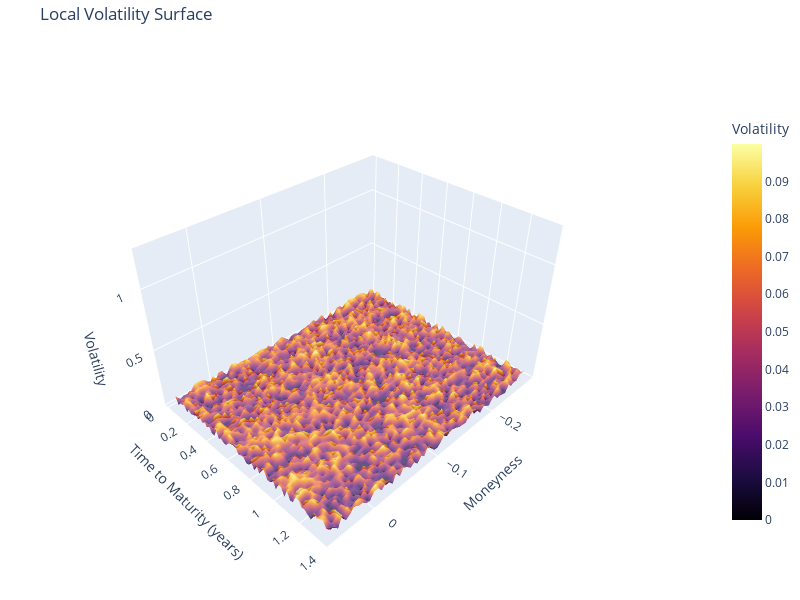

Here is the notebook cell this chart was saved with:
### Markdown cell above
### Get Interpolation and Regression (as comparison)

### Code cell
spline = get_spline(calls)
local_vol_surface = dupire_local_vol(calls,spline)
plot_local_vol_surface(calls,local_vol_surface)

### Figure 1 — Plotly figure (JSON) as saved in the notebook; plotly's stock layout.template omitted (floating-point values rounded to 4 significant figures; data arrays with more than 128 entries replaced by an {"elided": "..."} marker saying what was removed)
{"data": [{"colorbar": {"len": 0.75, "title": {"text": "Volatility"}, "x": 1.02}, "colorscale": [[0, "#000004"], [0.1111, "#1b0c41"], [0.2222, "#4a0c6b"], [0.3333, "#781c6d"], [0.4444, "#a52c60"], [0.5556, "#cf4446"], [0.6667, "#ed6925"], [0.7778, "#fb9b06"], [0.8889, "#f7d13d"], [1, "#fcffa4"]], "opacity": 0.7, "showscale": true, "type": "surface", "x": {"elided": "60x60 float values"}, "y": {"elided": "60x60 float values"}, "z": {"elided": "60x60 float values"}}], "layout": {"height": 600, "margin": {"b": 0, "l": 0, "r": 50, "t": 40}, "scene": {"aspectratio": {"x": 1, "y": 0.8, "z": 0.6}, "xaxis": {"title": {"text": "Moneyness"}}, "yaxis": {"title": {"text": "Time to Maturity (years)"}}, "zaxis": {"range": [0, 1.3], "title": {"text": "Volatility"}}}, "title": {"text": "Local Volatility Surface"}, "width": 800}}
